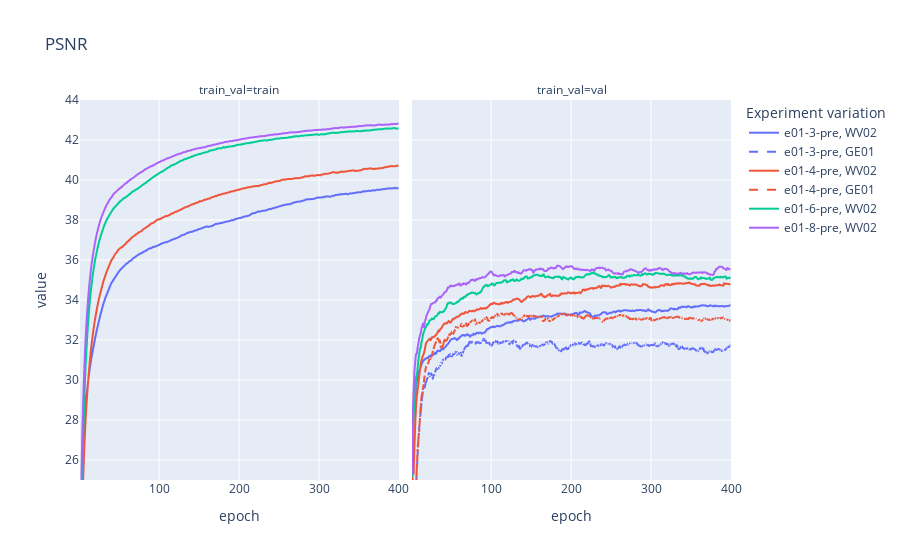

Here is the notebook cell this chart was saved with:
### Code cell
fig = px.line(metric_df, 
              x='epoch', 
              y=[METRIC + '-smooth'], 
              color='exp_variation', 
              range_y=(25,44), 
              title=METRIC, 
              facet_col='train_val',
              line_dash='sensor', 
              line_dash_sequence=['solid', 'dash']
             )
fig.update_layout(legend_title_text='Experiment variation')
fig.update_layout()
fig.show()

### Figure 1 — Plotly figure (JSON) as saved in the notebook; plotly's stock layout.template omitted (floating-point values rounded to 4 significant figures; data arrays with more than 128 entries replaced by an {"elided": "..."} marker saying what was removed)
{"data": [{"hovertemplate": "exp_variation=e01-3-pre<br>sensor=WV02<br>train_val=train<br>variable=PSNR-smooth<br>epoch=%{x}<br>value=%{y}<extra></extra>", "legendgroup": "e01-3-pre, WV02", "line": {"color": "#636efa", "dash": "solid"}, "mode": "lines", "name": "e01-3-pre, WV02", "showlegend": true, "type": "scattergl", "x": {"elided": "400 int values"}, "xaxis": "x", "y": {"elided": "400 float values"}, "yaxis": "y"}, {"hovertemplate": "exp_variation=e01-3-pre<br>sensor=WV02<br>train_val=val<br>variable=PSNR-smooth<br>epoch=%{x}<br>value=%{y}<extra></extra>", "legendgroup": "e01-3-pre, WV02", "line": {"color": "#636efa", "dash": "solid"}, "mode": "lines", "name": "e01-3-pre, WV02", "showlegend": false, "type": "scattergl", "x": {"elided": "400 int values"}, "xaxis": "x2", "y": {"elided": "400 float values"}, "yaxis": "y2"}, {"hovertemplate": "exp_variation=e01-3-pre<br>sensor=GE01<br>train_val=val<br>variable=PSNR-smooth<br>epoch=%{x}<br>value=%{y}<extra></extra>", "legendgroup": "e01-3-pre, GE01", "line": {"color": "#636efa", "dash": "dash"}, "mode": "lines", "name": "e01-3-pre, GE01", "showlegend": true, "type": "scattergl", "x": {"elided": "400 int values"}, "xaxis": "x2", "y": {"elided": "400 float values"}, "yaxis": "y2"}, {"hovertemplate": "exp_variation=e01-4-pre<br>sensor=WV02<br>train_val=train<br>variable=PSNR-smooth<br>epoch=%{x}<br>value=%{y}<extra></extra>", "legendgroup": "e01-4-pre, WV02", "line": {"color": "#EF553B", "dash": "solid"}, "mode": "lines", "name": "e01-4-pre, WV02", "showlegend": true, "type": "scattergl", "x": {"elided": "400 int values"}, "xaxis": "x", "y": {"elided": "400 float values"}, "yaxis": "y"}, {"hovertemplate": "exp_variation=e01-4-pre<br>sensor=WV02<br>train_val=val<br>variable=PSNR-smooth<br>epoch=%{x}<br>value=%{y}<extra></extra>", "legendgroup": "e01-4-pre, WV02", "line": {"color": "#EF553B", "dash": "solid"}, "mode": "lines", "name": "e01-4-pre, WV02", "showlegend": false, "type": "scattergl", "x": {"elided": "400 int values"}, "xaxis": "x2", "y": {"elided": "400 float values"}, "yaxis": "y2"}, {"hovertemplate": "exp_variation=e01-4-pre<br>sensor=GE01<br>train_val=val<br>variable=PSNR-smooth<br>epoch=%{x}<br>value=%{y}<extra></extra>", "legendgroup": "e01-4-pre, GE01", "line": {"color": "#EF553B", "dash": "dash"}, "mode": "lines", "name": "e01-4-pre, GE01", "showlegend": true, "type": "scattergl", "x": {"elided": "400 int values"}, "xaxis": "x2", "y": {"elided": "400 float values"}, "yaxis": "y2"}, {"hovertemplate": "exp_variation=e01-6-pre<br>sensor=WV02<br>train_val=train<br>variable=PSNR-smooth<br>epoch=%{x}<br>value=%{y}<extra></extra>", "legendgroup": "e01-6-pre, WV02", "line": {"color": "#00cc96", "dash": "solid"}, "mode": "lines", "name": "e01-6-pre, WV02", "showlegend": true, "type": "scattergl", "x": {"elided": "400 int values"}, "xaxis": "x", "y": {"elided": "400 float values"}, "yaxis": "y"}, {"hovertemplate": "exp_variation=e01-6-pre<br>sensor=WV02<br>train_val=val<br>variable=PSNR-smooth<br>epoch=%{x}<br>value=%{y}<extra></extra>", "legendgroup": "e01-6-pre, WV02", "line": {"color": "#00cc96", "dash": "solid"}, "mode": "lines", "name": "e01-6-pre, WV02", "showlegend": false, "type": "scattergl", "x": {"elided": "400 int values"}, "xaxis": "x2", "y": {"elided": "400 float values"}, "yaxis": "y2"}, {"hovertemplate": "exp_variation=e01-8-pre<br>sensor=WV02<br>train_val=train<br>variable=PSNR-smooth<br>epoch=%{x}<br>value=%{y}<extra></extra>", "legendgroup": "e01-8-pre, WV02", "line": {"color": "#ab63fa", "dash": "solid"}, "mode": "lines", "name": "e01-8-pre, WV02", "showlegend": true, "type": "scattergl", "x": {"elided": "400 int values"}, "xaxis": "x", "y": {"elided": "400 float values"}, "yaxis": "y"}, {"hovertemplate": "exp_variation=e01-8-pre<br>sensor=WV02<br>train_val=val<br>variable=PSNR-smooth<br>epoch=%{x}<br>value=%{y}<extra></extra>", "legendgroup": "e01-8-pre, WV02", "line": {"color": "#ab63fa", "dash": "solid"}, "mode": "lines", "name": "e01-8-pre, WV02", "showlegend": false, "type": "scattergl", "x": {"elided": "400 int values"}, "xaxis": "x2", "y": {"elided": "400 float values"}, "yaxis": "y2"}], "layout": {"annotations": [{"font": {}, "showarrow": false, "text": "train_val=train", "x": 0.245, "xanchor": "center", "xref": "paper", "y": 1, "yanchor": "bottom", "yref": "paper"}, {"font": {}, "showarrow": false, "text": "train_val=val", "x": 0.755, "xanchor": "center", "xref": "paper", "y": 1, "yanchor": "bottom", "yref": "paper"}], "legend": {"title": {"text": "Experiment variation"}, "tracegroupgap": 0}, "title": {"text": "PSNR"}, "xaxis": {"anchor": "y", "domain": [0, 0.49], "title": {"text": "epoch"}}, "xaxis2": {"anchor": "y2", "domain": [0.51, 1], "matches": "x", "title": {"text": "epoch"}}, "yaxis": {"anchor": "x", "domain": [0, 1], "range": [25, 44], "title": {"text": "value"}}, "yaxis2": {"anchor": "x2", "domain": [0, 1], "matches": "y", "showticklabels": false}}}
